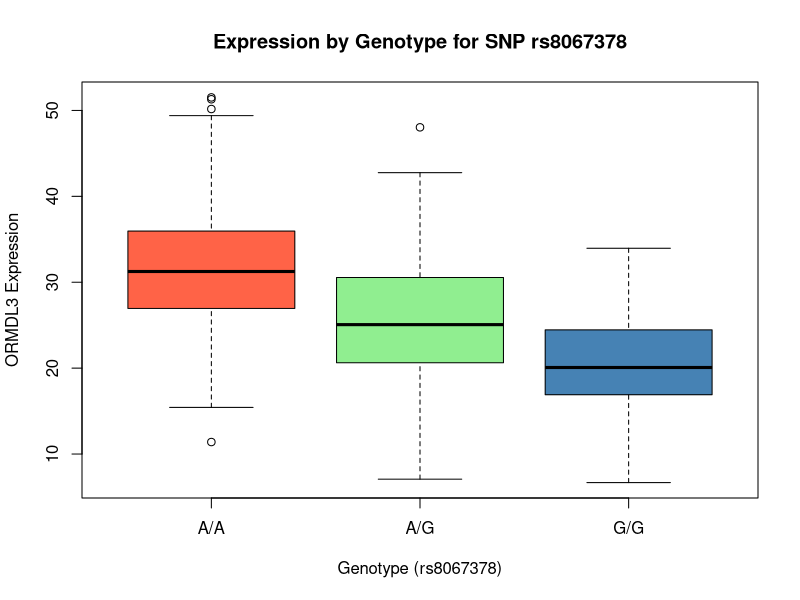

Generate this figure with R:
## ---- chunk 1
knitr::opts_chunk$set(echo = TRUE)
## ---- chunk 2
# Read the data
expr <- read.table("rs8067378_ENSG00000172057.6.txt", header = TRUE)

# Sample size for each genotype
table(expr$geno)

# Median expression for each genotype
tapply(expr$exp, expr$geno, median)
## ---- chunk 3
# Boxplot of expression by genotype
boxplot(exp ~ geno, data = expr,
        xlab = "Genotype (rs8067378)",
        ylab = "ORMDL3 Expression",
        main = "Expression by Genotype for SNP rs8067378",
        col = c("tomato", "lightgreen", "steelblue"))
